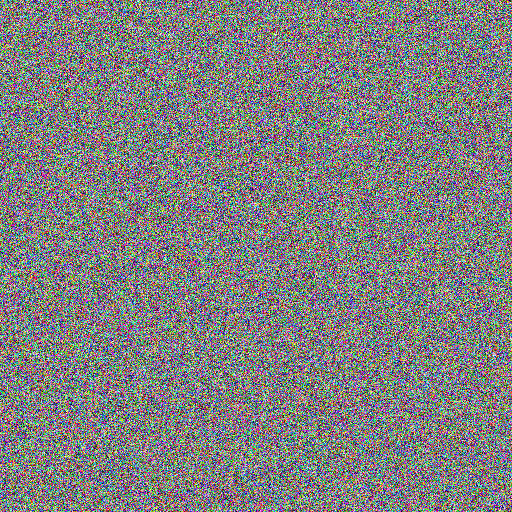
#> input picture crypto/otp-images/src/flag.enc.png, 512 x 512 px, found by its file name
$ python solution.py
#> lines starting #> are read from the running program, lines starting #| are printed output that depends on the picture
import os
import cv2

base_path = os.path.abspath(__file__)
base_path = base_path.replace("solution.py", "")

flag_enc = cv2.imread(base_path + "flag.enc.png")
#> flag_enc is the input picture: shape (512, 512, 3); mean B, G, R 127.4, 127.7, 127.6
stars_enc = cv2.imread(base_path + "stars.enc.png")
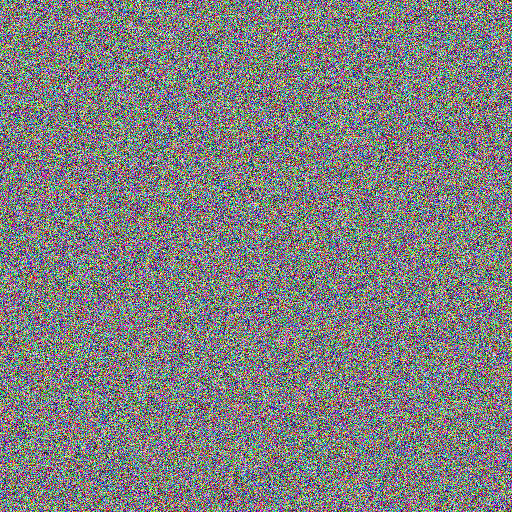
#> input picture crypto/otp-images/src/stars.enc.png, 512 x 512 px, found by its file name
#> stars_enc is the input picture: shape (512, 512, 3); mean B, G, R 127.5, 127.6, 127.4

xor_img = cv2.bitwise_xor(flag_enc, stars_enc)
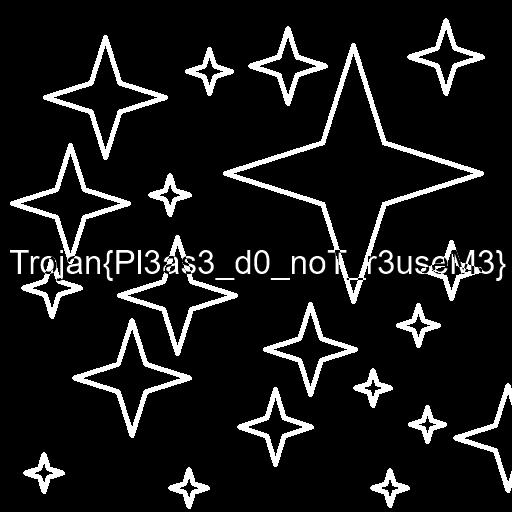
#> xor_img: shape (512, 512, 3); min 0, max 255, mean 25
cv2.imwrite(base_path + "flag.xor.png", xor_img)
